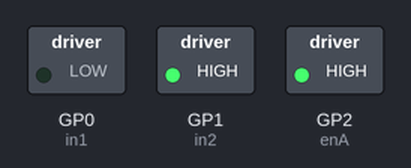
The program below on a simulated Raspberry Pi Pico running MicroPython. Shown: switched loads named in the program (green lamp = pin HIGH). What the program prints to the serial console is not drawn. At 0.0 s the program stops and its outputs stay as they are.

Above: at 0.1 s.
Timing chart, 0 to 1.5 s (numbered marks = the images above):
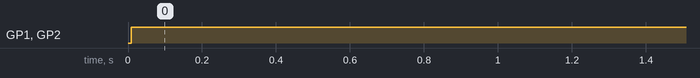

The program:

motor_driver.py
```python
from machine import Pin, ADC, PWM
from time import sleep
in1 =Pin(0,Pin.OUT)
in2 =Pin(1,Pin.OUT)

print(dir(PWM))
print(dir(ADC))

enA = PWM(Pin(2))
enA.freq(1000)
in1.value(0)
in2.value(1)
enA.duty_u16(65500)
```

Measured:
- by itself, GP1 (in2), GP2 (enA): LOW → HIGH at 0.01 s
